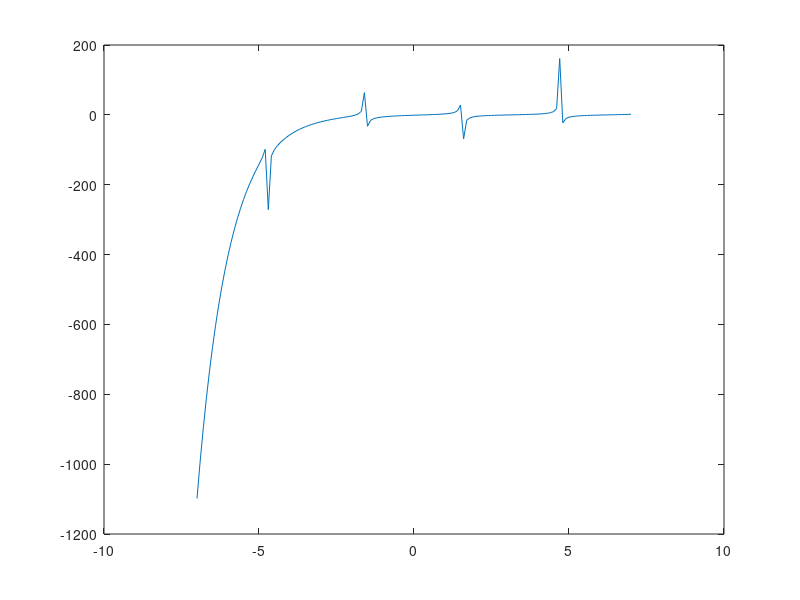

Source code (MATLAB):
#Exercice6
#Resolvons 2*tan(x)-exp(-x)=0 
x=[-7:0.1:7];
f=2*tan(x)-exp(-x);

figure(1), plot (x,f);


x0=-4.7;
x1=-4;
eps=0.00001;

function [N,x2]=Secante(x0,x1,eps)
   N=0;
   x2 = x1-(2*tan(x1)-exp(-x1))*(x0-x1)/(2*tan(x0)-exp(-x0)-2*tan(x1)+exp(-x1));
  while abs(x2-x1)>eps
    x0=x1;
    x1=x2; 
    x2 = x1-(2*tan(x1)-exp(-x1))*(x0-x1)/(2*tan(x0)-exp(-x0)-2*tan(x1)+exp(-x1));
    N=N+1;  ### Nbre d''iteration
  
  end
end

[N,t]=Secante(x0,x1,eps);
disp(['x0=',num2str(t)]);
disp(['N=',num2str(N)]);
